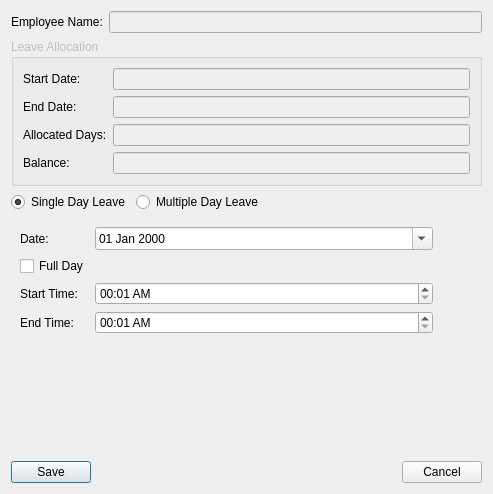
<?xml version="1.0" encoding="UTF-8"?>
<ui version="4.0">
 <class>LeaveEditor</class>
 <widget class="QDialog" name="LeaveEditor">
  <property name="geometry">
   <rect>
    <x>0</x>
    <y>0</y>
    <width>493</width>
    <height>494</height>
   </rect>
  </property>
  <property name="windowTitle">
   <string>Leave Details</string>
  </property>
  <layout class="QVBoxLayout" name="verticalLayout">
   <item>
    <layout class="QHBoxLayout" name="horizontalLayout_3">
     <item>
      <widget class="QLabel" name="label">
       <property name="text">
        <string>Employee Name:</string>
       </property>
      </widget>
     </item>
     <item>
      <widget class="QLineEdit" name="txtEmployeeName">
       <property name="enabled">
        <bool>false</bool>
       </property>
      </widget>
     </item>
    </layout>
   </item>
   <item>
    <widget class="QGroupBox" name="groupBox">
     <property name="enabled">
      <bool>false</bool>
     </property>
     <property name="title">
      <string>Leave Allocation</string>
     </property>
     <layout class="QGridLayout" name="gridLayout">
      <item row="0" column="0">
       <widget class="QLabel" name="label_2">
        <property name="styleSheet">
         <string notr="true">color: rgb(0, 0, 0);</string>
        </property>
        <property name="text">
         <string>Start Date:</string>
        </property>
       </widget>
      </item>
      <item row="0" column="1">
       <widget class="QLineEdit" name="txtStartDate"/>
      </item>
      <item row="1" column="0">
       <widget class="QLabel" name="label_3">
        <property name="styleSheet">
         <string notr="true">color: rgb(0, 0, 0);</string>
        </property>
        <property name="text">
         <string>End Date:</string>
        </property>
       </widget>
      </item>
      <item row="1" column="1">
       <widget class="QLineEdit" name="txtEndDate"/>
      </item>
      <item row="2" column="0">
       <widget class="QLabel" name="label_4">
        <property name="styleSheet">
         <string notr="true">color: rgb(0, 0, 0);</string>
        </property>
        <property name="text">
         <string>Allocated Days:</string>
        </property>
       </widget>
      </item>
      <item row="2" column="1">
       <widget class="QLineEdit" name="txtAllocatedDays"/>
      </item>
      <item row="3" column="0">
       <widget class="QLabel" name="label_5">
        <property name="styleSheet">
         <string notr="true">color: rgb(0, 0, 0);</string>
        </property>
        <property name="text">
         <string>Balance:</string>
        </property>
       </widget>
      </item>
      <item row="3" column="1">
       <widget class="QLineEdit" name="txtBalance"/>
      </item>
     </layout>
    </widget>
   </item>
   <item>
    <layout class="QHBoxLayout" name="horizontalLayout">
     <item>
      <widget class="QRadioButton" name="optSingle">
       <property name="text">
        <string>Single Day Leave</string>
       </property>
       <property name="checked">
        <bool>true</bool>
       </property>
      </widget>
     </item>
     <item>
      <widget class="QRadioButton" name="optMultiple">
       <property name="text">
        <string>Multiple Day Leave</string>
       </property>
      </widget>
     </item>
     <item>
      <spacer name="horizontalSpacer_2">
       <property name="orientation">
        <enum>Qt::Horizontal</enum>
       </property>
       <property name="sizeHint" stdset="0">
        <size>
         <width>40</width>
         <height>20</height>
        </size>
       </property>
      </spacer>
     </item>
    </layout>
   </item>
   <item>
    <widget class="QStackedWidget" name="stackedWidget">
     <property name="currentIndex">
      <number>0</number>
     </property>
     <widget class="QWidget" name="page">
      <layout class="QGridLayout" name="gridLayout_2">
       <item row="2" column="1">
        <widget class="QTimeEdit" name="dtp_single_starttime">
         <property name="displayFormat">
          <string>HH:MM AP</string>
         </property>
         <property name="calendarPopup">
          <bool>false</bool>
         </property>
        </widget>
       </item>
       <item row="0" column="1">
        <widget class="QDateEdit" name="cal_single_date">
         <property name="sizePolicy">
          <sizepolicy hsizetype="Minimum" vsizetype="Fixed">
           <horstretch>1</horstretch>
           <verstretch>0</verstretch>
          </sizepolicy>
         </property>
         <property name="displayFormat">
          <string>dd MMM yyyy</string>
         </property>
         <property name="calendarPopup">
          <bool>true</bool>
         </property>
        </widget>
       </item>
       <item row="3" column="1">
        <widget class="QTimeEdit" name="dtp_single_endtime">
         <property name="displayFormat">
          <string>HH:MM AP</string>
         </property>
        </widget>
       </item>
       <item row="3" column="0">
        <widget class="QLabel" name="label_8">
         <property name="text">
          <string>End Time:</string>
         </property>
        </widget>
       </item>
       <item row="2" column="0">
        <widget class="QLabel" name="label_7">
         <property name="text">
          <string>Start Time:</string>
         </property>
        </widget>
       </item>
       <item row="0" column="0">
        <widget class="QLabel" name="label_6">
         <property name="text">
          <string>Date:</string>
         </property>
        </widget>
       </item>
       <item row="0" column="2">
        <spacer name="horizontalSpacer_3">
         <property name="orientation">
          <enum>Qt::Horizontal</enum>
         </property>
         <property name="sizeHint" stdset="0">
          <size>
           <width>40</width>
           <height>20</height>
          </size>
         </property>
        </spacer>
       </item>
       <item row="1" column="0">
        <widget class="QCheckBox" name="chk_single_fullday">
         <property name="text">
          <string>Full Day</string>
         </property>
        </widget>
       </item>
      </layout>
     </widget>
     <widget class="QWidget" name="page_2">
      <layout class="QGridLayout" name="gridLayout_3">
       <item row="0" column="0">
        <widget class="QLabel" name="label_9">
         <property name="text">
          <string>Start Date:</string>
         </property>
        </widget>
       </item>
       <item row="0" column="1">
        <widget class="QDateEdit" name="cal_multiple_startDate">
         <property name="sizePolicy">
          <sizepolicy hsizetype="Minimum" vsizetype="Fixed">
           <horstretch>1</horstretch>
           <verstretch>0</verstretch>
          </sizepolicy>
         </property>
         <property name="displayFormat">
          <string>dd MMM yyyy</string>
         </property>
         <property name="calendarPopup">
          <bool>true</bool>
         </property>
        </widget>
       </item>
       <item row="1" column="0">
        <widget class="QLabel" name="label_10">
         <property name="text">
          <string>End Date:</string>
         </property>
        </widget>
       </item>
       <item row="1" column="1">
        <widget class="QDateEdit" name="cam_multiple_end_date">
         <property name="sizePolicy">
          <sizepolicy hsizetype="Minimum" vsizetype="Fixed">
           <horstretch>1</horstretch>
           <verstretch>0</verstretch>
          </sizepolicy>
         </property>
         <property name="displayFormat">
          <string>dd MMM yyyy</string>
         </property>
         <property name="calendarPopup">
          <bool>true</bool>
         </property>
        </widget>
       </item>
       <item row="2" column="1">
        <spacer name="verticalSpacer">
         <property name="orientation">
          <enum>Qt::Vertical</enum>
         </property>
         <property name="sizeHint" stdset="0">
          <size>
           <width>20</width>
           <height>40</height>
          </size>
         </property>
        </spacer>
       </item>
      </layout>
     </widget>
    </widget>
   </item>
   <item>
    <spacer name="verticalSpacer_2">
     <property name="orientation">
      <enum>Qt::Vertical</enum>
     </property>
     <property name="sizeHint" stdset="0">
      <size>
       <width>20</width>
       <height>40</height>
      </size>
     </property>
    </spacer>
   </item>
   <item>
    <layout class="QHBoxLayout" name="horizontalLayout_2">
     <item>
      <widget class="QPushButton" name="cmdSave">
       <property name="text">
        <string>Save</string>
       </property>
      </widget>
     </item>
     <item>
      <spacer name="horizontalSpacer">
       <property name="orientation">
        <enum>Qt::Horizontal</enum>
       </property>
       <property name="sizeHint" stdset="0">
        <size>
         <width>40</width>
         <height>20</height>
        </size>
       </property>
      </spacer>
     </item>
     <item>
      <widget class="QPushButton" name="cmdCancel">
       <property name="text">
        <string>Cancel</string>
       </property>
      </widget>
     </item>
    </layout>
   </item>
  </layout>
 </widget>
 <resources/>
 <connections>
  <connection>
   <sender>chk_single_fullday</sender>
   <signal>toggled(bool)</signal>
   <receiver>dtp_single_starttime</receiver>
   <slot>setDisabled(bool)</slot>
   <hints>
    <hint type="sourcelabel">
     <x>61</x>
     <y>259</y>
    </hint>
    <hint type="destinationlabel">
     <x>113</x>
     <y>282</y>
    </hint>
   </hints>
  </connection>
  <connection>
   <sender>chk_single_fullday</sender>
   <signal>toggled(bool)</signal>
   <receiver>dtp_single_endtime</receiver>
   <slot>setDisabled(bool)</slot>
   <hints>
    <hint type="sourcelabel">
     <x>48</x>
     <y>259</y>
    </hint>
    <hint type="destinationlabel">
     <x>89</x>
     <y>315</y>
    </hint>
   </hints>
  </connection>
  <connection>
   <sender>cmdCancel</sender>
   <signal>clicked()</signal>
   <receiver>LeaveEditor</receiver>
   <slot>reject()</slot>
   <hints>
    <hint type="sourcelabel">
     <x>382</x>
     <y>384</y>
    </hint>
    <hint type="destinationlabel">
     <x>383</x>
     <y>347</y>
    </hint>
   </hints>
  </connection>
 </connections>
</ui>
